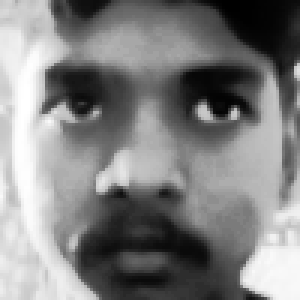
#> input picture dataset/rohit/0005.png, 100 x 100 px (shown 3 times larger)
$ python -i face_id.py   (imports and definitions only)
#> lines starting #> are read from the running program, lines starting #| are printed output that depends on the picture; after the words box and inside, x2 and y2 are one past the last pixel; in counts of white or black regions, pixels touching at a corner belong together
#> further down, picture is the input picture: shape (100, 100); min 0, max 255, mean 128.9
#!/usr/bin/env python3
"""
Teach the robot to recognize faces.
  python3 face_id.py capture rohit    # saves 60 photos of your face (run again in other light)
  python3 face_id.py train            # trains the model (takes seconds)
  python3 face_id.py test             # live check: prints name and score (lower score = better match)
"""
import json
import os
import sys
import time
import cv2
import numpy as np
from vision import Camera

BASE = os.path.dirname(os.path.abspath(__file__))
DATASET = os.path.join(BASE, "dataset")
MODEL = os.path.join(BASE, "face_model.yml")
LABELS = os.path.join(BASE, "labels.json")
THRESHOLD = 75        # score below this = recognized. Tune it using 'test'.
FACE_SIZE = (100, 100)


# [4 lines left out: function need_face_module, not called in this run]


class FaceRecognizer:
    def __init__(self):
        # Load frontal and profile cascades
        f_path = os.path.join(BASE, "haarcascade_frontalface_default.xml")
        if not os.path.exists(f_path):
            f_path = os.path.join(cv2.data.haarcascades, "haarcascade_frontalface_default.xml")
        p_path = os.path.join(BASE, "haarcascade_profileface.xml")
        if not os.path.exists(p_path):
            p_path = os.path.join(cv2.data.haarcascades, "haarcascade_profileface.xml")

        self.frontal = cv2.CascadeClassifier(f_path)
        self.profile = cv2.CascadeClassifier(p_path)
        self.clahe = cv2.createCLAHE(clipLimit=2.0, tileGridSize=(8, 8))

        # Pre-compute elliptical mask for face feature isolation
        self.mask = np.zeros(FACE_SIZE, dtype=np.uint8)
        cv2.ellipse(self.mask, (FACE_SIZE[0] // 2, FACE_SIZE[1] // 2),
                    (int(FACE_SIZE[0] * 0.44), int(FACE_SIZE[1] * 0.48)), 0, 0, 360, 255, -1)
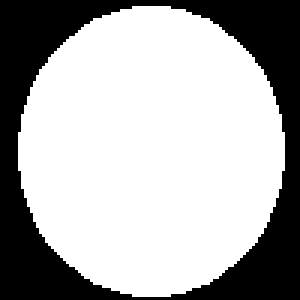
#> self.mask: shape (100, 100) (shown 3 times larger); 67.7% white; 1 black region, box (x1, y1, x2, y2) and area: (0, 0, 100, 100) 3229

        self.model = None
        self.names = {}
        if os.path.exists(MODEL) and os.path.exists(LABELS):
            need_face_module()
            self.model = cv2.face.LBPHFaceRecognizer_create(radius=1, neighbors=8, grid_x=8, grid_y=8)
            self.model.read(MODEL)
            with open(LABELS) as f:
                self.names = {int(k): v for k, v in json.load(f).items()}

    def detect(self, gray):
        """Detect faces at all angles: frontal, left profile, and right profile."""
        boxes = []

        # 1. Frontal detection
        front = self.frontal.detectMultiScale(gray, scaleFactor=1.12, minNeighbors=4, minSize=(40, 40))
#> front = [[6, 8, 90, 90]]
        for b in front:
            boxes.append(tuple(b))
#> this loop made 1 pass
#> after the loop, boxes = [(6, 8, 90, 90)]

        # 2. Left profile detection
        if not self.profile.empty():
            left_p = self.profile.detectMultiScale(gray, scaleFactor=1.12, minNeighbors=4, minSize=(40, 40))
#> left_p = ()
            for b in left_p:
                boxes.append(tuple(b))
#> this loop made 0 passes

            # 3. Right profile detection (flip image horizontally)
            flipped = cv2.flip(gray, 1)
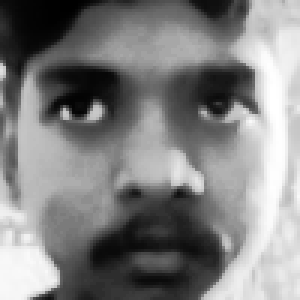
#> flipped: shape (100, 100) (shown 3 times larger); min 0, max 255, mean 128.9
            right_p = self.profile.detectMultiScale(flipped, scaleFactor=1.12, minNeighbors=4, minSize=(40, 40))
#> right_p = ()
            w_img = gray.shape[1]
#> w_img = 100
            for (rx, ry, rw, rh) in right_p:
                orig_x = w_img - rx - rw
                boxes.append((orig_x, ry, rw, rh))

        if not boxes:
            return []

        # Filter overlapping boxes
        # [8 lines left out: function overlap, not called in this run]

        filtered = []
        # Sort by size (largest first)
        boxes = sorted(boxes, key=lambda f: -f[2] * f[3])
        for b in boxes:
            if not any(overlap(b, fb) > 0.35 for fb in filtered):
                filtered.append(b)
#> this loop made 1 pass
#> after the loop, filtered = [(6, 8, 90, 90)]

        return filtered

    # [173 lines left out: functions prepare, identify, capture, train, draw_cute_stars, test, not called in this run]


# [10 lines not run here, left out]

>>> import cv2
>>> picture = cv2.imread('dataset/rohit/0005.png', cv2.IMREAD_GRAYSCALE)
>>> result = FaceRecognizer().detect(picture)
#> result = [(6, 8, 90, 90)]

$ run again, on dataset/rohit/0006.png
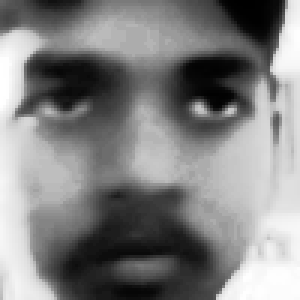
#> input picture dataset/rohit/0006.png, 100 x 100 px (shown 3 times larger)
#> picture is the input picture: shape (100, 100); min 0, max 255, mean 129.4
#> self.mask: shape (100, 100); 67.7% white; 1 black region, box (x1, y1, x2, y2) and area: (0, 0, 100, 100) 3229
#> front = [[4, 10, 90, 90]]
#> the loop in detect, `for b in front:` made 1 pass
#> after the loop in detect, `for b in front:`: boxes = [(4, 10, 90, 90)]
#> left_p = ()
#> in detect, `flipped = cv2.flip(gray, 1)`:
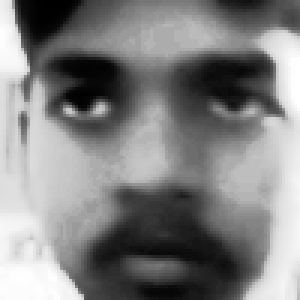
#> flipped: shape (100, 100) (shown 3 times larger); min 0, max 255, mean 129.4
#> the loop in detect, `for b in boxes:` made 1 pass
#> after the loop in detect, `for b in boxes:`: filtered = [(4, 10, 90, 90)]

$ run again, on dataset/rohit/0007.png
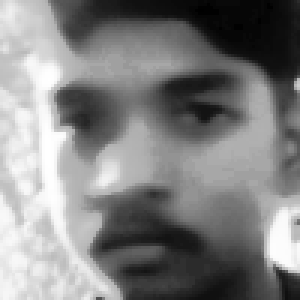
#> input picture dataset/rohit/0007.png, 100 x 100 px (shown 3 times larger)
#> picture is the input picture: shape (100, 100); min 0, max 255, mean 128.8
#> self.mask: shape (100, 100); 67.7% white; 1 black region, box (x1, y1, x2, y2) and area: (0, 0, 100, 100) 3229
#> front = [[4, 5, 91, 91]]
#> the loop in detect, `for b in front:` made 1 pass
#> after the loop in detect, `for b in front:`: boxes = [(4, 5, 91, 91)]
#> left_p = ()
#> in detect, `flipped = cv2.flip(gray, 1)`:
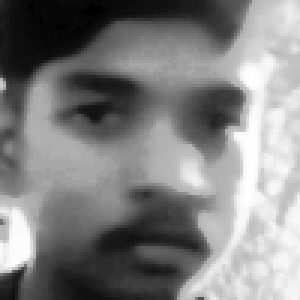
#> flipped: shape (100, 100) (shown 3 times larger); min 0, max 255, mean 128.8
#> the loop in detect, `for b in boxes:` made 1 pass
#> after the loop in detect, `for b in boxes:`: filtered = [(4, 5, 91, 91)]

$ run again, on dataset/rohit/0008.png
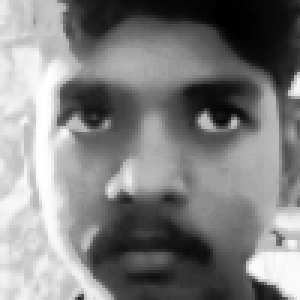
#> input picture dataset/rohit/0008.png, 100 x 100 px (shown 3 times larger)
#> picture is the input picture: shape (100, 100); min 0, max 255, mean 128.3
#> self.mask: shape (100, 100); 67.7% white; 1 black region, box (x1, y1, x2, y2) and area: (0, 0, 100, 100) 3229
#> front = [[7, 6, 89, 89]]
#> the loop in detect, `for b in front:` made 1 pass
#> after the loop in detect, `for b in front:`: boxes = [(7, 6, 89, 89)]
#> left_p = ()
#> in detect, `flipped = cv2.flip(gray, 1)`:
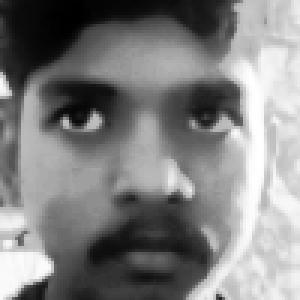
#> flipped: shape (100, 100) (shown 3 times larger); min 0, max 255, mean 128.3
#> the loop in detect, `for b in boxes:` made 1 pass
#> after the loop in detect, `for b in boxes:`: filtered = [(7, 6, 89, 89)]
